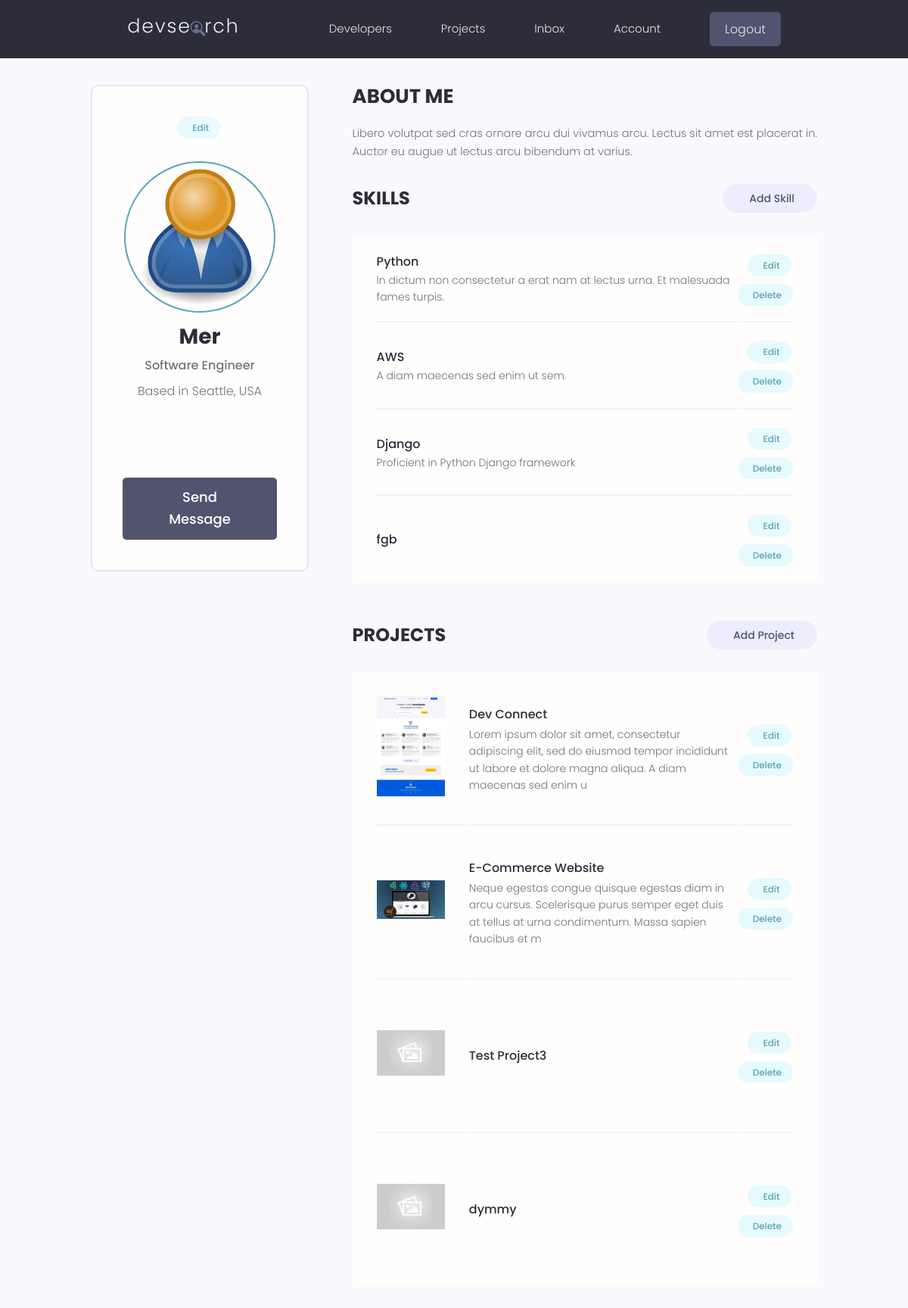
/account/ (signed in), run on the app's committed database.
### users/models.py (models this page shows, shortened)
class Profile(models.Model):
  user = models.OneToOneField(User, null=True, on_delete=models.CASCADE, blank=True)
  name = models.CharField(max_length=200, null=True, blank=True)
  email = models.EmailField(max_length=500, null=True, blank=True)
  username = models.CharField(max_length=200, null=True, blank=True)
  location = models.CharField(max_length=200, null=True, blank=True)
  short_intro = models.CharField(max_length=500, null=True, blank=True)
  bio = models.TextField(null=True, blank=True)
  profile_image = models.ImageField(null=True, blank=True, upload_to='profiles/', default='profiles/user-default.png')
  social_github = models.CharField(max_length=200, null=True, blank=True)
  social_twitter = models.CharField(max_length=200, null=True, blank=True)
  social_linkedin = models.CharField(max_length=200, null=True, blank=True)
  social_youtube = models.CharField(max_length=200, null=True, blank=True)
  social_website = models.CharField(max_length=200, null=True, blank=True)
  id = models.UUIDField(primary_key=True, default=uuid.uuid4, editable=False, unique=True)
  created = models.DateTimeField(auto_now_add=True)
  updated = models.DateTimeField(auto_now=True)

class Skill(models.Model):
  owner = models.ForeignKey(Profile, null=True, blank=True, on_delete=models.CASCADE)
  name = models.CharField(max_length=200, null=True, blank=True)
  description = models.TextField(null=True, blank=True)
  id = models.UUIDField(primary_key=True, default=uuid.uuid4, editable=False, unique=True)
  created = models.DateTimeField(auto_now_add=True)
  updated = models.DateTimeField(auto_now=True)
  def __str__(self):
    return self.name

### projects/models.py (models this page shows, shortened)
class Project(models.Model):
  owner = models.ForeignKey(Profile, null=True, blank=True, on_delete=models.SET_NULL)
  title = models.CharField(max_length=200)
  description = models.TextField(null=True, blank=True)
  featured_image = models.ImageField(null=True, blank=True, default="default.jpg")
  id = models.UUIDField(primary_key=True, default=uuid.uuid4, editable=False, unique=True)
  demo_link = models.CharField(max_length=2000, null=True, blank=True)
  source_link = models.CharField(max_length=2000, null=True, blank=True)
  tags = models.ManyToManyField('Tag', blank=True)
  vote_total = models.IntegerField(default=0, null=True, blank=True)
  vote_ratio = models.IntegerField(default=0, null=True, blank=True)
  created = models.DateTimeField(auto_now_add=True)
  updated = models.DateTimeField(auto_now=True)
  class Meta:
    ordering = ['-vote_ratio', '-vote_total', 'title']

### users/views.py (the view)
# urls.py: path('account/', views.userAccount, name='account'),
@login_required(login_url='login')
def userAccount(request):
    profile = request.user.profile
    skills = profile.skill_set.all()
    context = {'profile': profile, 'skills': skills}
    return render(request, 'users/account.html', context)

### users/templates/users/account.html (shortened to what this page needs)
{% extends 'main.html' %}
{% block content %}
  <main class="settingsPage profile my-md">
    <div class="container">
      <div class="layout">
        <div class="column column--1of3">
          <div class="card text-center">
            <div class="card__body dev">
              <a class="tag tag--pill tag--main settings__btn" href="{% url 'edit-account' %}"><i class="zmdi zmdi-edit"></i> Edit</a>
              <img class="avatar avatar--xl dev__avatar" src="{{profile.profile_image.url}}" />
              <h2 class="dev__name">{{profile.name}}</h2>
              <p class="dev__title">{{profile.short_intro}}</p>
              <p class="dev__location">Based in {{profile.location}}</p>
              <ul class="dev__social">
                {% if profile.social_github %}
                <li>
                  <a title="Github" href="{{profile.social_github}}" target="_blank"><i class="zmdi zmdi-github"></i></a>
                </li>
                {% endif %}
                {% if profile.social_linkedin %}
                <li>
                  <a title="LinkedIn" href="{{profile.social_linkedin}}" target="_blank"><i class="zmdi zmdi-linkedin"></i></a>
                </li>
                {% endif %}
                {% if profile.social_youtube %}
                <li>
                  <a title="Youtube" href="{{profile.social_youtube}}" target="_blank"><i class="zmdi zmdi-youtube"></i></a>
                </li>
                {% endif %}
              </ul>
              <a href="#" class="btn btn--sub btn--lg">Send Message </a>
            </div>
          </div>
        </div>
        <div class="column column--2of3">
          <div class="devInfo">
            <h3 class="devInfo__title">About Me</h3>
            <p class="devInfo__about">
              {{profile.bio}}
            </p>
          </div>
          <div class="settings">
            <h3 class="settings__title">Skills</h3>
            <a class="tag tag--pill tag--sub settings__btn tag--lg" href="{% url 'add-skill' %}"> Add Skill</a>
          </div>
          <table class="settings__table">
            {% for skill in skills %}
            <tr>
              <td class="settings__tableInfo">
                <h4>{{skill}}</h4>
                <p>
                  {{skill.description}}
                </p>
              </td>
              <td class="settings__tableActions">
                <a class="tag tag--pill tag--main settings__btn" href="{% url 'edit-skill' skill.id %}"> Edit</a>
                <a class="tag tag--pill tag--main settings__btn" href="{% url 'delete-skill' skill.id %}?next=/account">
                  Delete</a>
              </td>
            </tr>
            {% endfor %}
          </table>
          <div class="settings">
            <h3 class="settings__title">Projects</h3>
            <a class="tag tag--pill tag--sub settings__btn tag--lg" href="{% url 'create-project' %}"> Add Project</a>
          </div>
          <table class="settings__table">
            {% for project in profile.project_set.all %}
            <tr>
              <td class="settings__thumbnail">
                <a href="{% url 'project' project.id %}"><img src="{{project.featured_image.url}}" alt="Project Thumbnail" /></a>
              </td>
              <td class="settings__tableInfo">
                <a href="{% url 'project' project.id %}">{{project.title}}</a>
                <p>
                  {{project.description|slice:"150"}}
                </p>
              </td>
              <td class="settings__tableActions">
                <a class="tag tag--pill tag--main settings__btn" href="{% url 'edit-project' project.id %}"> Edit</a>
                <a class="tag tag--pill tag--main settings__btn" href="{% url 'delete-project' project.id %}?next=/account">
                  Delete</a>
              </td>
            </tr>
            {% endfor %}
          </table>
        </div>
      </div>
    </div>
  </main>
{% endblock content %}

### static/styles/app.css (style rules this page uses)
:root { --color-sub: #2d2d39; }
.btn--sub { background-color: var(--color-sub-light); }
.card { border: 2px solid var(--color-light); }
img { width: 100%; }
.profile .card > .dev { padding: 4rem; }
.dev__avatar { display: block; margin: auto; }
.dev__name { color: var(--color-sub); font-size: 2.8rem; font-weight: 700; margin-top: 1rem; margin-bottom: 0.5rem; }
.dev__title { font-size: 1.6rem; font-weight: 500; line-height: 1.3; }
.dev__location { margin-top: 1rem; }
.dev__social { margin: 3rem 0; list-style: none; display: flex; justify-content: center; gap: 1.5rem; }
.devInfo { margin-bottom: 3rem; }
.devInfo__title, .devInfo__subtitle { font-size: 2.6rem; color: var(--color-sub); text-transform: uppercase; font-weight: 700; margin-bottom: 1.5rem; }
.devInfo__about, .devSkill__info { font-size: 1.45rem; line-height: 1.7; text-align: justify; }
.settingsPage .dev > .settings__btn { display: inline-block; margin-bottom: 3rem; }
.settings { display: flex; justify-content: space-between; align-items: center; }
.settings__title { font-size: 2.4rem; text-transform: uppercase; font-weight: 700; color: var(--color-sub); }
.settings__table { margin-top: 3rem; margin-bottom: 5rem; padding: 0 3rem; background: var(--color-white); }
.settings__table tr { width: 100%; }
.settings__table tr > td { padding: 2rem 0; }
.settings__table tr:not(:last-child) td { border-bottom: 2px solid var(--color-white-light); }
.settings__thumbnail { width: 23%; min-width: 10rem; }
.settings__thumbnail img { padding-right: 3rem; height: 15rem; object-fit: contain; }
.settings__tableInfo { width: 100%; }
.settings__tableInfo h4, .settings__tableInfo a { padding-right: 1rem; width: auto; font-size: 1.6rem; font-weight: 500; color: var(--color-sub); }
.settings__tableInfo p { font-size: 1.4rem; }
.settings__tableActions { text-align: right; }
.dev__social .zmdi { font-size: 2.5rem; }
.zmdi { padding-right: 0.5rem; }

### static/uikit/styles/modules/_variables.css (style rules this page uses)
:root { --color-main: #5aa5b9; --color-main-light: #e6faff; --color-sub: #3f4156; --color-sub-light: #51546e; --color-sub-lighter: #ededfd; --color-text: #737373; --color-gray: #8b8b8b; --color-light: #e5e7eb; --color-light-gray: #767676; --color-bg: #f8fafd; --color-white: #fffefd; --color-white-light: #f3f3f3; --color-success: #359e64; --color-success-bg: #def8e8; --color-error: #fc4b0b; --color-error-bg: #fff2ee; --font-base: 'Poppins', arial, helvetica, 'Segoe UI', roboto, ubuntu, sans-serif; --font-monospace: 'Fira Code', 'Courier New', courier, monospace; --font-regular: 300; --font-medium: 500; --font-bold: 700; --generic-shadow: 1px 1px 5px #00000010; --generic-transition: all 0.3s ease-in-out; }

### static/uikit/styles/modules/_base.css (style rules this page uses)
* { margin: 0; padding: 0; box-sizing: border-box; text-rendering: optimizeLegibility; color: inherit; font-size: inherit; }
html { font-size: 50%; }
@media only screen and (min-width: 480px) { html { font-size: 56.25%; } }
@media only screen and (min-width: 1200px) { html { font-size: 62.5%; } }
body { line-height: 1.6; font-weight: 400; font-size: 1.5rem; color: var(--color-text); background-color: var(--color-bg); min-height: 100vh; }

### static/uikit/styles/modules/_typography.css (style rules this page uses)
* { font-family: var(--font-base); }
h2 { font-size: 3.6rem; font-weight: var(--font-bold); }
h3 { font-size: 3.2rem; font-weight: var(--font-medium); }
h4 { font-size: 2.8rem; font-weight: var(--font-medium); }
p, span, strong { font-size: 1.6rem; color: var(--color-text); font-weight: var(--font-regular); }
a { padding-bottom: 2px; text-decoration: none; display: inline-block; color: var(--color-main); font-weight: var(--font-medium); }

### static/uikit/styles/modules/_utilities.css (style rules this page uses)
.container { width: 92%; max-width: 165rem; margin: 0 auto; box-sizing: border-box; }
@media screen and (min-width: 1000px) { .container { width: 90%; } }
@media screen and (min-width: 1200px) { .container { width: 80%; } }
.text-center { text-align: center; }
.my-md { margin: 3rem auto; }

### static/uikit/styles/modules/_avatar.css (style rules this page uses)
.avatar { border-radius: 50%; border: 2px solid var(--color-main); object-fit: cover; }
.avatar--xl { height: 20rem; width: 20rem; }

### static/uikit/styles/modules/_card.css (style rules this page uses)
.card { border-radius: 1rem; background-color: var(--color-white); border: 1.5px solid var(--color-light); width: auto; height: auto; margin-top: 0.5rem; margin-bottom: 0.5rem; overflow: hidden; }
.card__body, .card__header { padding: 2rem 2.5rem; }

### static/uikit/styles/modules/_layout.css (style rules this page uses)
.layout { display: flex; flex-flow: row wrap; justify-content: space-between; }
.layout > .column { margin-bottom: 3rem; }
.layout > .column.column--1of3 { flex-basis: 30%; }
.layout > .column.column--2of3 { flex-basis: 64%; }

### data on the page
Profile: profile_image (placeholder picture), name "Mer", short_intro "Software Engineer", location "Seattle, USA", bio "Libero volutpat sed cras ornare arcu dui vivamus arcu. Lectus sit amet est placerat in. Auctor eu augue ut lectus arcu bibendum at varius."
Skill: name "Python", description "In dictum non consectetur a erat nam at lectus urna. Et malesuada fames turpis."
Skill: name "AWS", description "A diam maecenas sed enim ut sem."
Skill: name "Django", description "Proficient in Python Django framework"
Skill: name "fgb"
Project: featured_image (picture), title "Dev Connect", description "Lorem ipsum dolor sit amet, consectetur adipiscing elit, sed do eiusmod tempor incididunt ut labore et dolore magna aliqua. A diam maecenas sed enim u"
Project: featured_image (picture), title "E-Commerce Website", description "Neque egestas congue quisque egestas diam in arcu cursus. Scelerisque purus semper eget duis at tellus at urna condimentum. Massa sapien faucibus et m"
Project: featured_image (placeholder picture), title "Test Project3"
Project: featured_image (placeholder picture), title "dymmy"
